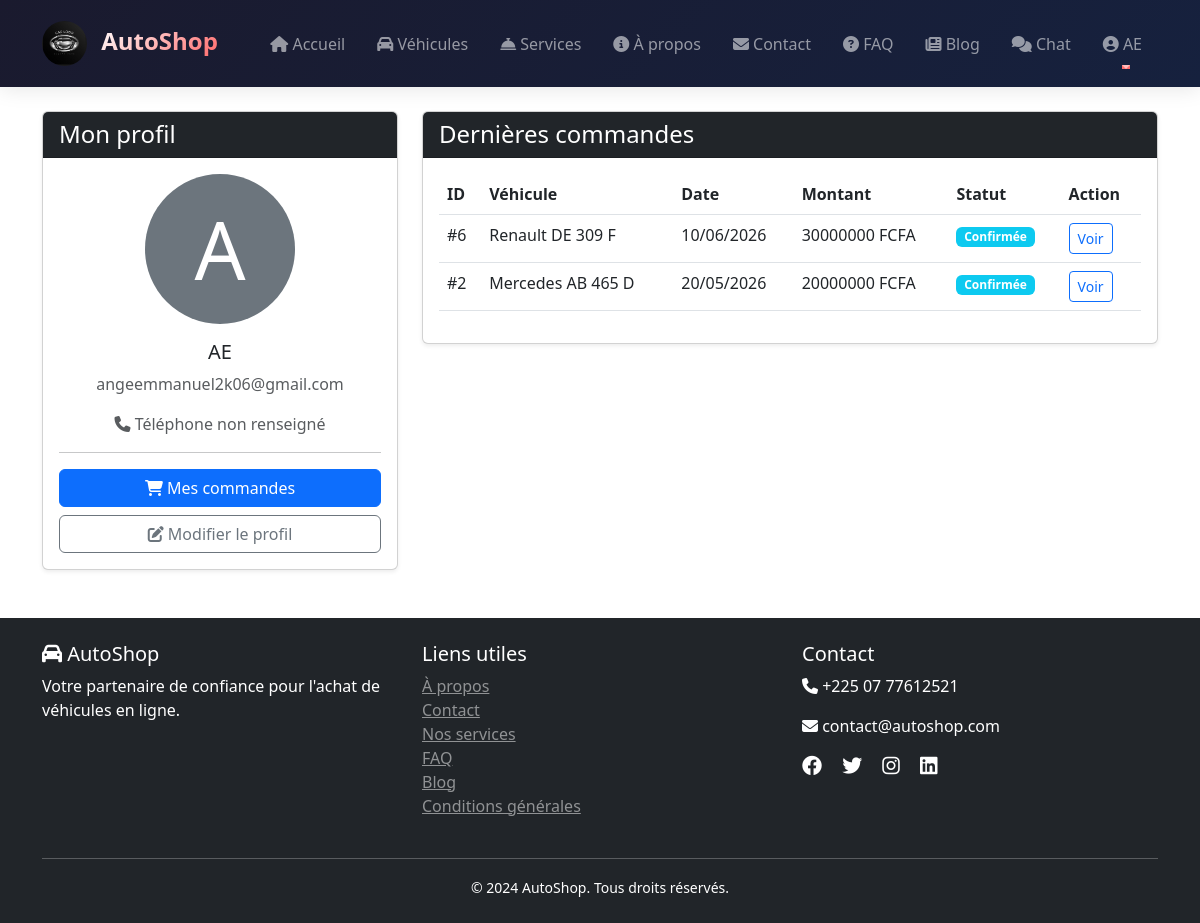
/accounts/profile/ (signed in), run on the app's committed database.
### accounts/models.py (models this page shows, shortened)
class UserProfile(models.Model):
    user = models.OneToOneField(User, on_delete=models.CASCADE, related_name='profile')
    phone = models.CharField(max_length=20, blank=True)
    address = models.TextField(blank=True)
    city = models.CharField(max_length=100, blank=True)
    postal_code = models.CharField(max_length=20, blank=True)
    profile_picture = models.ImageField(upload_to='profiles/', null=True, blank=True)

### orders/models.py (models this page shows, shortened)
class Order(models.Model):
    STATUS_CHOICES = [
        ('PENDING', 'En attente'),
        ('CONFIRMED', 'Confirmée'),
        ('PROCESSING', 'En traitement'),
        ('COMPLETED', 'Terminée'),
        ('CANCELLED', 'Annulée'),
    ]
    user = models.ForeignKey(User, on_delete=models.CASCADE, related_name='orders')
    vehicle = models.ForeignKey(Vehicle, on_delete=models.CASCADE, related_name='orders')
    order_date = models.DateTimeField(auto_now_add=True)
    status = models.CharField(max_length=20, choices=STATUS_CHOICES, default='PENDING')
    total_amount = models.DecimalField(max_digits=12, decimal_places=2)
    PAYMENT_METHOD_CHOICES = [
        ('CARTE', 'Carte bancaire'),
        ('ORANGE_MONEY', 'Orange Money'),
        ('MTN_MOMO', 'MTN Mobile Money'),
    ]
    payment_method = models.CharField(max_length=20, choices=PAYMENT_METHOD_CHOICES, default='CARTE')
    delivery_address = models.TextField()
    delivery_city = models.CharField(max_length=100)
    delivery_postal_code = models.CharField(max_length=20)
    class Meta:
        ordering = ['-order_date']

### vehicles/models.py (models this page shows, shortened)
class Vehicle(models.Model):
    FUEL_TYPES = [
        ('ESSENCE', 'Essence'),
        ('DIESEL', 'Diesel'),
        ('ELECTRIQUE', 'Électrique'),
        ('HYBRIDE', 'Hybride'),
    ]
    TRANSMISSION_TYPES = [
        ('MANUAL', 'Manuelle'),
        ('AUTOMATIC', 'Automatique'),
    ]
    CONDITION_TYPES = [
        ('NEW', 'Neuf'),
        ('USED', 'Occasion'),
    ]
    brand = models.ForeignKey(Brand, on_delete=models.CASCADE, related_name='vehicles')
    model = models.CharField(max_length=100)
    year = models.IntegerField()
    price = models.DecimalField(max_digits=12, decimal_places=2)
    mileage = models.IntegerField(help_text="Kilométrage", null=True, blank=True)
    fuel_type = models.CharField(max_length=20, choices=FUEL_TYPES)
    transmission = models.CharField(max_length=20, choices=TRANSMISSION_TYPES)
    condition = models.CharField(max_length=20, choices=CONDITION_TYPES, default='USED')
    color = models.CharField(max_length=50)
    description = models.TextField()
    features = models.TextField(help_text="Caractéristiques séparées par des virgules")
    images = models.ImageField(upload_to='vehicles/', null=True, blank=True)
    is_available = models.BooleanField(default=True)
    created_at = models.DateTimeField(auto_now_add=True)
    updated_at = models.DateTimeField(auto_now=True)
    class Meta:
        ordering = ['-created_at']

class Brand(models.Model):
    name = models.CharField(max_length=100)
    logo = models.ImageField(upload_to='brands/', null=True, blank=True)
    country = models.CharField(max_length=100)
    class Meta:
        ordering = ['name']

### accounts/views.py (the view)
# urls.py: path('profile/', views.profile, name='profile'),
@login_required
def profile(request):
    return render(request, 'accounts/profile.html')

### accounts/templates/accounts/profile.html (shortened to what this page needs)
{% extends 'base.html' %}
{% load static %}
{% block content %}
<div class="container">
    <div class="row">
        <div class="col-md-4">
            <div class="card shadow-sm">
                <div class="card-header bg-dark text-white">
                    <h4 class="mb-0">Mon profil</h4>
                </div>
                <div class="card-body text-center">
                    {% if user.profile.profile_picture %}
                        <img src="{{ user.profile.profile_picture.url }}" class="rounded-circle mb-3" style="width: 150px; height: 150px; object-fit: cover;">
                    {% else %}
                        <div class="rounded-circle bg-secondary d-inline-flex align-items-center justify-content-center mb-3" style="width: 150px; height: 150px;">
                            <span class="text-white display-1">{{ user.username|first|upper }}</span>
                        </div>
                    {% endif %}
                    <h5>{{ user.get_full_name|default:user.username }}</h5>
                    <p class="text-muted">{{ user.email }}</p>
                    <p class="text-muted">
                        <i class="fas fa-phone"></i> {{ user.profile.phone|default:"Téléphone non renseigné" }}
                    </p>
                    <hr>
                    <div class="d-grid gap-2">
                        <a href="{% url 'my_orders' %}" class="btn btn-primary">
                            <i class="fas fa-shopping-cart"></i> Mes commandes
                        </a>
                        <button class="btn btn-outline-secondary">
                            <i class="fas fa-edit"></i> Modifier le profil
                        </button>
                    </div>
                </div>
            </div>
        </div>
        <div class="col-md-8">
            <div class="card shadow-sm">
                <div class="card-header bg-dark text-white">
                    <h4 class="mb-0">Dernières commandes</h4>
                </div>
                <div class="card-body">
                    {% if user.orders.all %}
                        <div class="table-responsive">
                            <table class="table table-hover">
                                <thead>
                                    <tr>
                                        <th>ID</th>
                                        <th>Véhicule</th>
                                        <th>Date</th>
                                        <th>Montant</th>
                                        <th>Statut</th>
                                        <th>Action</th>
                                    </tr>
                                </thead>
                                <tbody>
                                    {% for order in user.orders.all|slice:":5" %}
                                        <tr>
                                            <td>#{{ order.id }}</td>
                                            <td>{{ order.vehicle.brand.name }} {{ order.vehicle.model }}</td>
                                            <td>{{ order.order_date|date:"d/m/Y" }}</td>
                                            <td>{{ order.total_amount|floatformat:0 }} FCFA</td>
                                            <td>
                                                {% if order.status == 'PENDING' %}
                                                    <span class="badge bg-warning">En attente</span>
                                                {% elif order.status == 'CONFIRMED' %}
                                                    <span class="badge bg-info">Confirmée</span>
                                                {% elif order.status == 'COMPLETED' %}
                                                    <span class="badge bg-success">Terminée</span>
                                                {% elif order.status == 'CANCELLED' %}
                                                    <span class="badge bg-danger">Annulée</span>
                                                {% endif %}
                                            </td>
                                            <td>
                                                <a href="{% url 'order_confirmation' order.id %}" class="btn btn-sm btn-outline-primary">Voir</a>
                                            </td>
                                        </tr>
                                    {% endfor %}
                                </tbody>
                            </table>
                        </div>
                    {% else %}
                        <div class="text-center py-4">
                            <p class="text-muted">Vous n'avez pas encore de commandes.</p>
                            <a href="{% url 'vehicle_list' %}" class="btn btn-primary">Parcourir les véhicules</a>
                        </div>
                    {% endif %}
                </div>
            </div>
        </div>
    </div>
</div>
{% endblock %}

### vehicles/templates/base.html (shortened to what this page needs)
{% load static %}
<!DOCTYPE html>
<html lang="fr">
<head>
    <link href="https://cdn.jsdelivr.net/npm/bootstrap@5.3.0/dist/css/bootstrap.min.css" rel="stylesheet">
    <link rel="stylesheet" href="https://cdnjs.cloudflare.com/ajax/libs/font-awesome/6.4.0/css/all.min.css">
</head>
<body>
    <nav class="navbar navbar-expand-lg navbar-dark">
        <div class="container">
            <a class="navbar-brand" href="{% url 'home' %}">
                <div style="display: inline-block;">
                    <img src="{% static 'images/logo.png' %}"
                         alt="AutoShop Logo"
                         height="45"
                         width="45"
                         style="border-radius: 50%; object-fit: cover;">
                </div>
                <span class="ms-2" style="font-weight: 700; background: linear-gradient(135deg, #fff 0%, #ff6b6b 100%); -webkit-background-clip: text; -webkit-text-fill-color: transparent;">
                    AutoShop
                </span>
            </a>
<div class="collapse navbar-collapse" id="navbarNav">
    <ul class="navbar-nav ms-auto">
        <li class="nav-item">
            <a class="nav-link {% if request.path == '/' %}active{% endif %}" href="{% url 'home' %}">
                <i class="fas fa-home"></i> Accueil
            </a>
        </li>
        <li class="nav-item">
            <a class="nav-link {% if 'vehicles' in request.path %}active{% endif %}" href="{% url 'vehicle_list' %}">
                <i class="fas fa-car"></i> Véhicules
            </a>
        </li>
        <li class="nav-item">
            <a class="nav-link {% if 'services' in request.path %}active{% endif %}" href="{% url 'services' %}">
                <i class="fas fa-concierge-bell"></i> Services
            </a>
        </li>
        <li class="nav-item">
            <a class="nav-link {% if 'about' in request.path %}active{% endif %}" href="{% url 'about' %}">
                <i class="fas fa-info-circle"></i> À propos
            </a>
        </li>
        <li class="nav-item">
            <a class="nav-link {% if 'contact' in request.path %}active{% endif %}" href="{% url 'contact' %}">
                <i class="fas fa-envelope"></i> Contact
            </a>
        </li>
        <li class="nav-item">
            <a class="nav-link {% if 'faq' in request.path %}active{% endif %}" href="{% url 'faq' %}">
                <i class="fas fa-question-circle"></i> FAQ
            </a>
        </li>
        <li class="nav-item">
            <a class="nav-link {% if 'blog' in request.path %}active{% endif %}" href="{% url 'blog_home' %}">
                <i class="fas fa-newspaper"></i> Blog
            </a>
        </li>
        <li class="nav-item">
            <a class="nav-link {% if 'chat' in request.path %}active{% endif %}" href="{% url 'chat_room' room_name='support' %}">
                <i class="fas fa-comments"></i> Chat
            </a>
        </li>
        {% if user.is_authenticated %}
            <li class="nav-item dropdown">
                <a class="nav-link dropdown-toggle" href="#" data-bs-toggle="dropdown">
                    <i class="fas fa-user-circle"></i> {{ user.username }}
                </a>
            </li>
        {% endif %}
    </ul>
</div>
    </nav>
    <main class="container-fluid mt-4">
        {% block content %}{% endblock %}
    </main>
    <footer class="bg-dark text-white mt-5 py-4">
        <div class="container">
            <div class="row">
                <div class="col-md-4">
                    <h5><i class="fas fa-car"></i> AutoShop</h5>
                    <p>Votre partenaire de confiance pour l'achat de véhicules en ligne.</p>
                </div>
                <div class="col-md-4">
                    <h5>Liens utiles</h5>
                    <ul class="list-unstyled">
                        <li><a href="{% url 'about' %}" class="text-white-50">À propos</a></li>
                        <li><a href="{% url 'contact' %}" class="text-white-50">Contact</a></li>
                        <li><a href="{% url 'services' %}" class="text-white-50">Nos services</a></li>
                        <li><a href="{% url 'faq' %}" class="text-white-50">FAQ</a></li>
                        <li><a href="{% url 'blog_home' %}" class="text-white-50">Blog</a></li>
                        <li><a href="#" class="text-white-50">Conditions générales</a></li>
                    </ul>
                </div>
                <div class="col-md-4">
                    <h5>Contact</h5>
                    <p><i class="fas fa-phone"></i> +225 07 77612521</p>
                    <p><i class="fas fa-envelope"></i> contact@autoshop.com</p>
                    <div class="social-links mt-3">
                        <a href="#" class="text-white me-3"><i class="fab fa-facebook fa-lg"></i></a>
                        <a href="#" class="text-white me-3"><i class="fab fa-twitter fa-lg"></i></a>
                        <a href="#" class="text-white me-3"><i class="fab fa-instagram fa-lg"></i></a>
                        <a href="#" class="text-white"><i class="fab fa-linkedin fa-lg"></i></a>
                    </div>
                </div>
            </div>
            <hr class="mt-4">
            <div class="text-center">
                <small>&copy; 2024 AutoShop. Tous droits réservés.</small>
            </div>
        </div>
    </footer>
</body>
</html>

### vehicles/templates/base.html (style rules this page uses)
.navbar { background: linear-gradient(135deg, #1a1a2e 0%, #16213e 100%) !important; box-shadow: 0 2px 20px rgba(0,0,0,0.1); padding: 1rem 0; }
.navbar-brand { font-weight: 700; font-size: 1.5rem; transition: transform 0.3s; }
.nav-link { font-weight: 500; margin: 0 0.5rem; transition: all 0.3s; position: relative; }
.nav-link::after { content: ''; position: absolute; bottom: -5px; left: 50%; width: 0; height: 2px; background: #ff6b6b; transition: all 0.3s; transform: translateX(-50%); }

### data on the page
Order: id "6", vehicle.brand.name "Renault", vehicle.model "DE 309 F", order_date "10/06/2026", total_amount "30000000", status "Confirmée"
Order: id "2", vehicle.brand.name "Mercedes", vehicle.model "AB 465 D", order_date "20/05/2026", total_amount "20000000", status "Confirmée"

### other printed values
{{ user.username }} "AE"
{{ user.username|first|upper }} "A"
{{ user.get_full_name|default:user.username }} "AE"
{{ user.email }} "angeemmanuel2k06@gmail.com"
{{ user.profile.phone|default:"Téléphone non renseigné" }} "Téléphone non renseigné"
